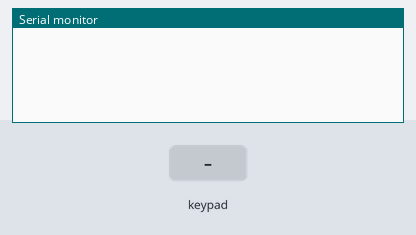
This sketch was run on a simulated Arduino Uno, built with avr-gcc and run on an emulated ATmega328P. Shown: the last lines printed to the serial monitor. Wiring (inferred from the names in the program): 4×4 keypad with keys 1 2 3 A 4 5 6 B 7 8 9 C E 0 F D: rows pin 10, pin 11, pin 12, pin 13; columns pin 6, pin 7, pin 8, pin 9. Inputs (shaded band) come from the test bench.

Above: at 1.2 s.
1.3 s: keypad keys 1 2 3 4 pressed 0.4 s apart
At 3.1 s:
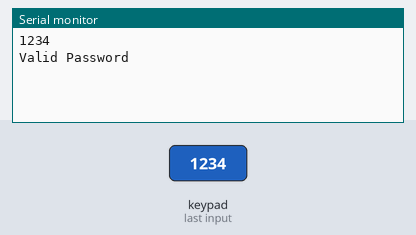
4.4 s: keypad keys 1 3 9 7 pressed 0.4 s apart
At 6.7 s:
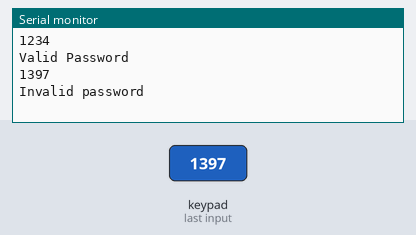

The sketch:

password_on_arduino.ino
```cpp
/*
  Arduino IDE version: 1.8.3
  Tested on : ARBD-1
  Microcontroller:ATMEGA 328p
  Written by:Mohammad Waqas
  Date:11/06/2019
*/
void col_on(int pattern);
int row_read();
int pattern[4] = {0b1000, 0b0100, 0b0010, 0b0001}; //	Patterns for different columns being high at different times
//1000 represents column 1 high and rest low and so on
int key[4][4] = {{1, 2, 3, 10}, {4, 5, 6, 11}, {7, 8, 9, 12}, {14, 0, 15, 13}}; // a 4*4 matrix where every key of the matrix is mentioned
// In Keypad Matrix A=10,B=11,C=12,D=13,*=14,#=15

int column[4] = {6, 7, 8, 9};
int row[4] = {10, 11, 12, 13};
// the setup function runs once when you press reset or power the board
void setup()
{ pinMode(6, OUTPUT);
  pinMode(7, OUTPUT);		//Pins D6,D7,D8 and D9 are columns of the keypad matrix
  pinMode(8, OUTPUT);
  pinMode(9, OUTPUT);
  pinMode(10, INPUT);
  pinMode(11, INPUT);		//Pins D10,D11,D12,D13 	are rows of the keypad matrix
  pinMode(12, INPUT);
  pinMode(13, INPUT);
  Serial.begin(9600);
}

int password = 1234;
int key_store[4];
int count = 0;
int b = 0;
// the loop function runs over and over again forever
void loop()
{
  for (int i = 0; i < 4; i++)
  {
    col_on(pattern[i]);	//Calling col_on function and passing patterns
    int j = row_read();	//Storing the values of the rows reading value from the user

    if (j != 5) {		//Indicating that one of the keys has been pressed
      key_store[count] = key[j][i]; //Storing the key preesses inside keystore
      count = count + 1;
      if (count == 4)
      {
        count = 0;
        b = (key_store[0] * 1000) + (key_store[1] * 100) + (key_store[2] * 10) + (key_store[3]);
        Serial.println(b);
        if (b == password)
          Serial.println("Valid Password");
        else
          Serial.println("Invalid password");
      }
    }
  }
}
void col_on(int pattern)
{


  digitalWrite(column[0], pattern == 8); //set columns to high or low here set column 1 to high and rest low
  digitalWrite(column[1], pattern == 4); //column 2 high and rest low
  digitalWrite(column[2], pattern == 2);
  digitalWrite(column[3], pattern == 1);

}

int row_read()
{

  if (digitalRead(row[0]))
  {
    delay(3);//to remove slight bouncing
    while (digitalRead(row[0])); //Wait until another key is pressed
    return 0;
  }
  if (digitalRead(row[1]))

  { delay(3);
    while (digitalRead(row[1]));

    return 1;
  }
  if (digitalRead(row[2]))
  {
    delay(3); while (digitalRead(row[2]));
    return 2;

  }
  if (digitalRead(row[3]))
  { delay(3);
    while (digitalRead(row[3]));

    return 3;
  }
  return 5;//if no key has been pressed
}
```

Measured:
- after the input at 1.3 s, the serial monitor: prints a new line after 1.4 s (image 1)
- after the input at 4.4 s, the serial monitor: prints a new line after 1.4 s (image 2)
